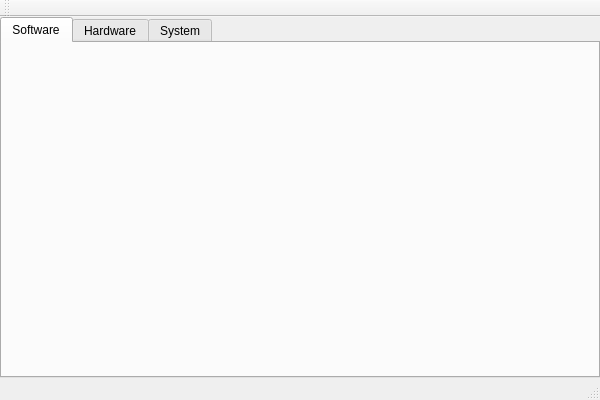
<?xml version="1.0" encoding="UTF-8"?>
<ui version="4.0">
 <class>Cadi</class>
 <widget class="QMainWindow" name="Cadi">
  <property name="geometry">
   <rect>
    <x>0</x>
    <y>0</y>
    <width>600</width>
    <height>400</height>
   </rect>
  </property>
  <property name="windowTitle">
   <string>Cadi</string>
  </property>
  <widget class="QWidget" name="centralWidget">
   <layout class="QVBoxLayout" name="mainLayout">
    <property name="spacing">
     <number>0</number>
    </property>
    <property name="margin">
     <number>0</number>
    </property>
    <item>
     <widget class="QTabWidget" name="tabWidget">
      <property name="currentIndex">
       <number>0</number>
      </property>
      <property name="documentMode">
       <bool>false</bool>
      </property>
      <widget class="QWidget" name="softwareTab">
       <attribute name="title">
        <string>Software</string>
       </attribute>
      </widget>
      <widget class="QWidget" name="hardwareTab">
       <attribute name="title">
        <string>Hardware</string>
       </attribute>
      </widget>
      <widget class="QWidget" name="systemTab">
       <attribute name="title">
        <string>System</string>
       </attribute>
      </widget>
     </widget>
    </item>
   </layout>
  </widget>
  <widget class="QMenuBar" name="menuBar">
   <property name="geometry">
    <rect>
     <x>0</x>
     <y>0</y>
     <width>600</width>
     <height>23</height>
    </rect>
   </property>
  </widget>
  <widget class="QToolBar" name="mainToolBar">
   <attribute name="toolBarArea">
    <enum>TopToolBarArea</enum>
   </attribute>
   <attribute name="toolBarBreak">
    <bool>false</bool>
   </attribute>
  </widget>
  <widget class="QStatusBar" name="statusBar"/>
 </widget>
 <layoutdefault spacing="6" margin="11"/>
 <resources/>
 <connections/>
</ui>
